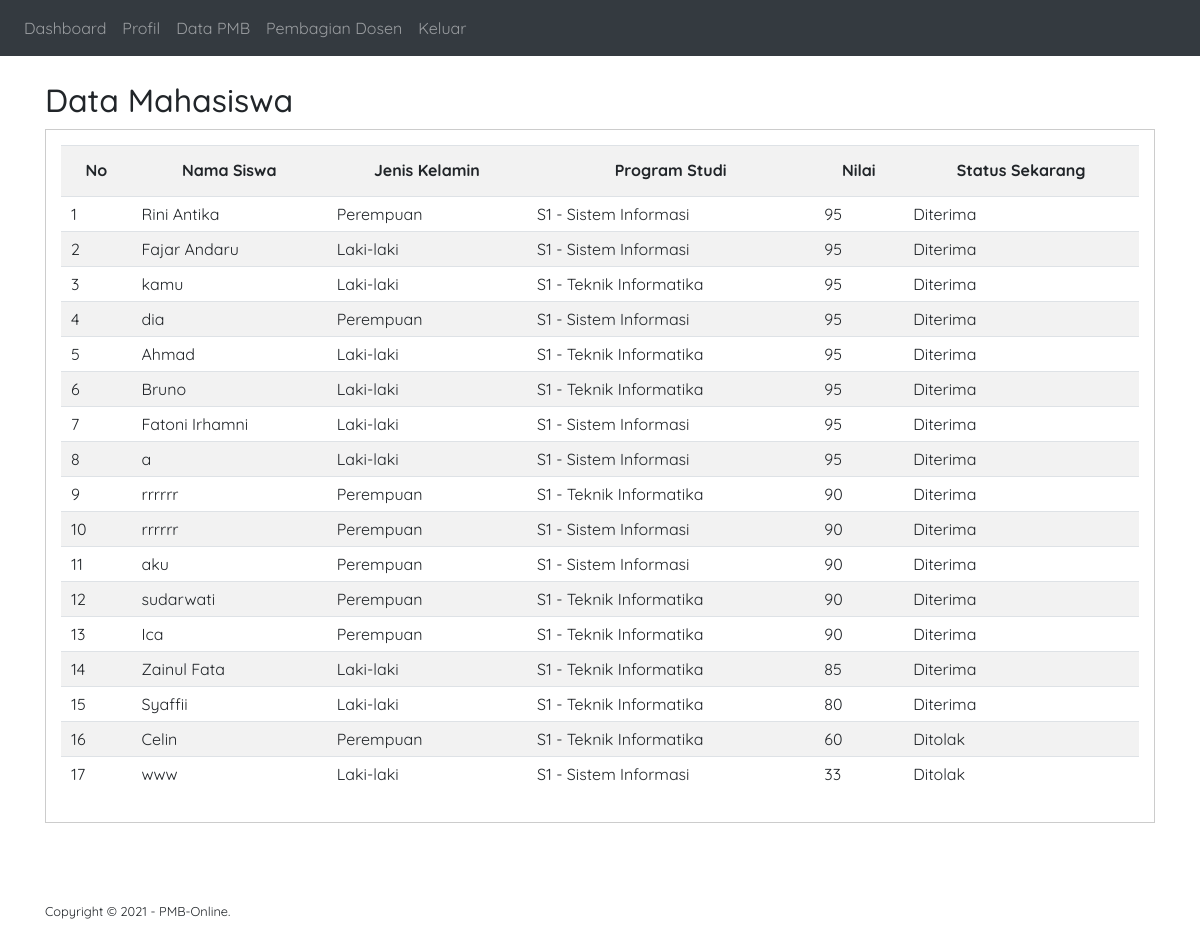
/seleksi.php (signed in), run on the app's committed database.
### tables this page shows
CREATE TABLE `pendaftaran` (
  `id_pendaftaran` int(11) NOT NULL,
  `nama` varchar(100) NOT NULL,
  `email` varchar(30) NOT NULL,
  `tempat_lahir` varchar(20) NOT NULL,
  `tanggal_lahir` date NOT NULL,
  `jk` varchar(11) NOT NULL,
  `kewarganegaraan` char(3) NOT NULL,
  `agama` varchar(10) NOT NULL,
  `no_telp` char(14) NOT NULL,
  `alamat` varchar(50) NOT NULL,
  `kode_pos` char(5) NOT NULL,
  `provinsi` varchar(20) NOT NULL,
  `kabupaten` varchar(20) NOT NULL,
  `kecamatan` varchar(30) NOT NULL,
  `pendidikan` varchar(20) NOT NULL,
  `sekolah` varchar(50) NOT NULL,
  `nilai_raport` float NOT NULL,
  `prog1` varchar(50) NOT NULL,
  `status` varchar(30) NOT NULL,
  `paket` varchar(30) NOT NULL,
  `dosen` varchar(50) NOT NULL
);

### seleksi.php (the view, shortened to what this page needs)
<!DOCTYPE html>
<html>
<head>
    <link rel="stylesheet" type="text/css" href="css/style.css">
    <link rel="stylesheet" href="bootstrap/css/bootstrap.min.css">
</head>
<body>
    <header>
        <div class="navbar navbar-expand-sm bg-dark navbar-dark">
            <ul class="navbar-nav">
                <li class="nav-item"><a class="nav-link" href="dashboardadmin.php">Dashboard</a></li>
                <li class="nav-item"><a class="nav-link" href="profil.php">Profil</a></li>
                <li class="nav-item"><a class="nav-link" href="seleksi.php">Data PMB</a></li>
                <li class="nav-item"><a class="nav-link" href="pembagiandosen.php">Pembagian Dosen</a></li>
                <li class="nav-item"><a class="nav-link" href="keluar.php">Keluar</a></li>
            </ul>
        </div>
    </header>
    <?php
    include "koneksi.php";
    ?>
    <div class="section">
        <div class="container">
            <h2>Data Mahasiswa</h2>
                <div class="box">
                <table id="data" width="100%" cellpadding="5" class="table table-striped table-hover">
                <tr bgcolor="white" align="center">
                    <th height="51"><strong>No</strong></th>
                    <th><strong>Nama Siswa</strong></th>
                    <th><strong>Jenis Kelamin</strong></th>
                    <th><strong>Program Studi</strong></th>
                    <th><strong>Nilai</strong></th>
                    <th><strong>Status Sekarang</strong></th>
                </tr>
                <?php
                    $no = 1;
                    $p = mysqli_query($kon, "SELECT * FROM pendaftaran ORDER BY nilai_raport DESC");
                    if(mysqli_num_rows($p) > 0){
                    while ($row = mysqli_fetch_array($p)) {
                         ?>
                        <tr>
                            <td><?php echo $no++ ?></td>
                            <td><?php echo $row['nama'] ?></td>
                            <td><?php echo $row['jk'] ?></td>
                            <td><?php echo $row['prog1'] ?></td>
                            <td><?php echo $row['nilai_raport'] ?></td>
                            <td><?php echo $row['status'] ?></td>
                        </tr>
                        <?php } }else{ ?>
                            <tr>
                                <td colspan="3">Tidak ada Data</td>
                            </tr>
                        <?php } ?>
                </table>
            </div>
        </div>
    </div>
    <footer>
        <div class="container">
            <small>Copyright &copy; 2021 - PMB-Online.</small>
        </div>
    </footer>
</body>
</html>

### css/style.css (style rules this page uses)
* { padding:0; margin:0; font-family: 'Quicksand',sans-serif; }
body { background-color: #f8f8f8; }
a { color: inherit; text-decoration: none; }
header { background-color: #343a40; color: #f8f9fa; }
header ul { float: left; }
header ul li { display: inline-block; }
header ul li a { padding: 20px 0 20px 15px; display: inline-block; }
footer { padding: 25px 0; }
.container { width: 80%; margin: 0 auto; }
.container:after { content:''; display: block; clear: both; }
.section { padding: 25px 0; }
.box { background-color: #fff; border: 1px solid #ccc; padding: 15px; box-sizing: border-box; margin: 10px 0 25px 0; }
.box:after { content: ''; display: block; clear: both; }
.table { width: 100%; border-collapse: collapse; }
.table tr { height: 30px; }
.table tr td { padding: 5px 10px; }

### data on the page
pendaftaran: nama "Rini Antika", jk "Perempuan", prog1 "S1 - Sistem Informasi", nilai_raport "95", status "Diterima"
pendaftaran: nama "Fajar Andaru", jk "Laki-laki", prog1 "S1 - Sistem Informasi", nilai_raport "95", status "Diterima"
pendaftaran: nama "kamu", jk "Laki-laki", prog1 "S1 - Teknik Informatika", nilai_raport "95", status "Diterima"
pendaftaran: nama "dia", jk "Perempuan", prog1 "S1 - Sistem Informasi", nilai_raport "95", status "Diterima"
pendaftaran: nama "Ahmad", jk "Laki-laki", prog1 "S1 - Teknik Informatika", nilai_raport "95", status "Diterima"
pendaftaran: nama "Bruno", jk "Laki-laki", prog1 "S1 - Teknik Informatika", nilai_raport "95", status "Diterima"
pendaftaran: nama "Fatoni Irhamni", jk "Laki-laki", prog1 "S1 - Sistem Informasi", nilai_raport "95", status "Diterima"
pendaftaran: nama "a", jk "Laki-laki", prog1 "S1 - Sistem Informasi", nilai_raport "95", status "Diterima"
pendaftaran: nama "rrrrrr", jk "Perempuan", prog1 "S1 - Teknik Informatika", nilai_raport "90", status "Diterima"
pendaftaran: nama "rrrrrr", jk "Perempuan", prog1 "S1 - Sistem Informasi", nilai_raport "90", status "Diterima"
pendaftaran: nama "aku", jk "Perempuan", prog1 "S1 - Sistem Informasi", nilai_raport "90", status "Diterima"
pendaftaran: nama "sudarwati", jk "Perempuan", prog1 "S1 - Teknik Informatika", nilai_raport "90", status "Diterima"
pendaftaran: nama "Ica", jk "Perempuan", prog1 "S1 - Teknik Informatika", nilai_raport "90", status "Diterima"
pendaftaran: nama "Zainul Fata", jk "Laki-laki", prog1 "S1 - Teknik Informatika", nilai_raport "85", status "Diterima"
pendaftaran: nama "Syaffii", jk "Laki-laki", prog1 "S1 - Teknik Informatika", nilai_raport "80", status "Diterima"
pendaftaran: nama "Celin", jk "Perempuan", prog1 "S1 - Teknik Informatika", nilai_raport "60", status "Ditolak"
pendaftaran: nama "www", jk "Laki-laki", prog1 "S1 - Sistem Informasi", nilai_raport "33", status "Ditolak"
